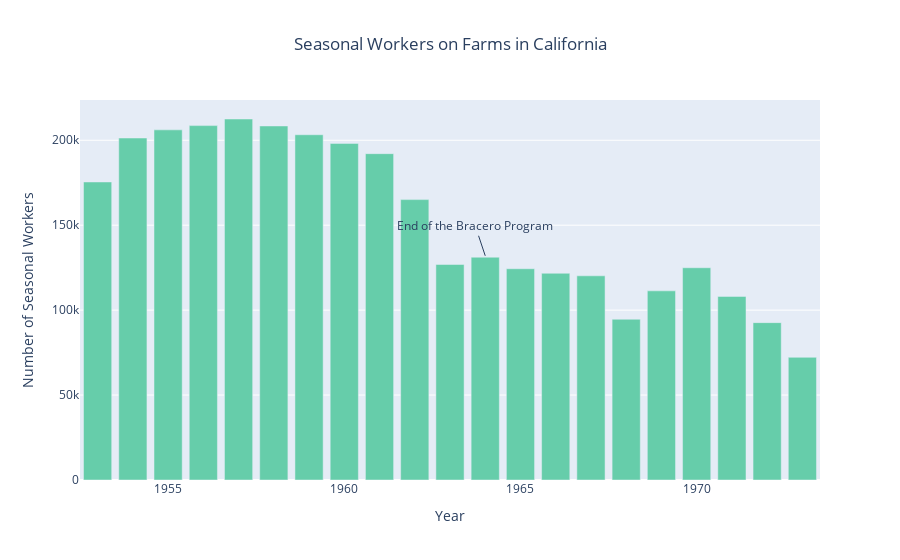
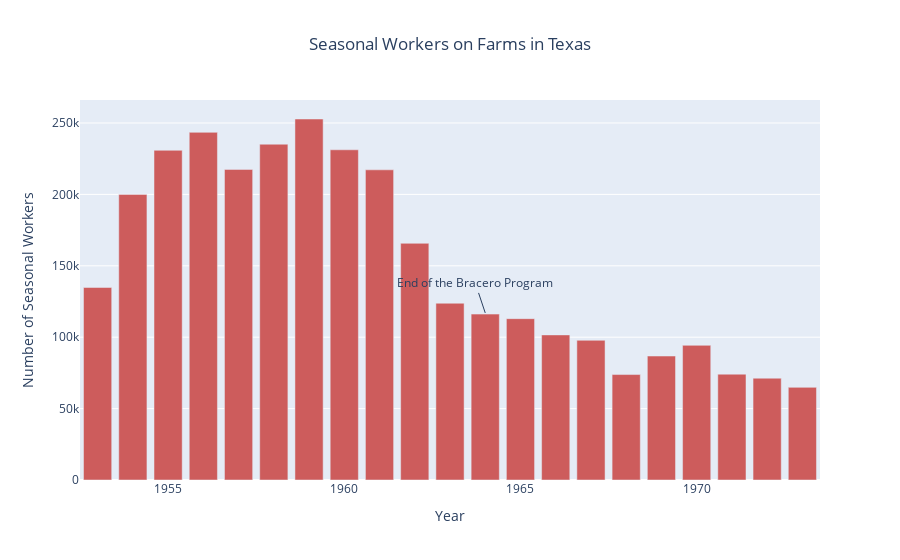
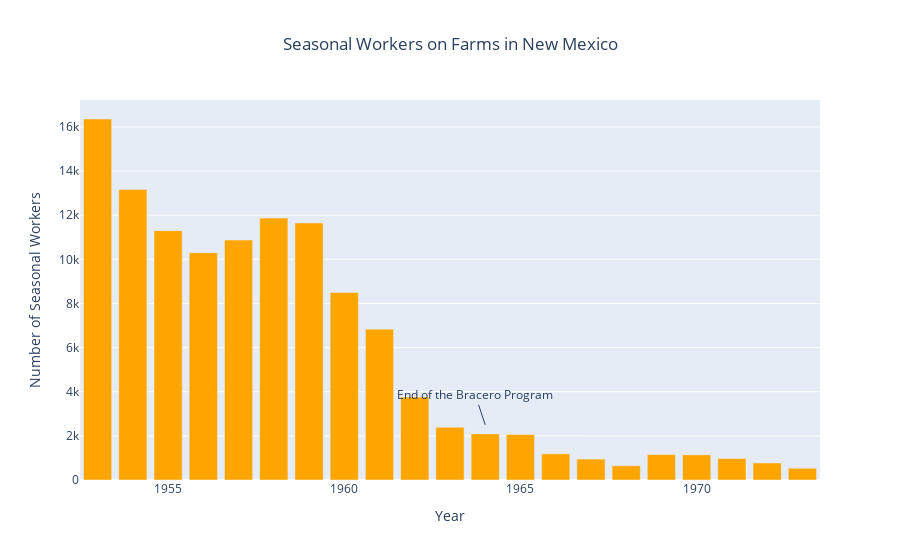

Notebook code cell kept with these figures, in order:
### Markdown cell above
Of course, not all states in the United States participated in the Bracero Program or equally relied on the labor it provided. Therefore, the drastic cut in labor supply of Bracero workers may only have impacted states highly utilizing the program, like California, Texas, or New Mexico. However, the following figures follow the same pattern of seasonal workers on farms throughout the United States: the number of seasonal workers began declining around 1960, with no unusually drastic declines occurring after the end of the Bracero Program.

### Code cell
#california
cafilter = seasonal_year['State'] == 'CA'
caseasonal = seasonal_year[cafilter]
caseasonalfig = px.bar(caseasonal, x='Year', y='TotalHiredSeasonal', title='Seasonal Workers on Farms in California', 
                     labels={'TotalHiredSeasonal': 'Number of Seasonal Workers'})
caseasonalfig.update_layout(title={'x':0.5, 'xanchor': 'center'})
caseasonalfig.add_annotation(x=1964, y=132000, text='End of the Bracero Program', showarrow=True)
caseasonalfig.update_traces(marker_color='mediumaquamarine')
caseasonalfig.show()

#texas
txfilter = seasonal_year['State'] == 'TX'
txseasonal = seasonal_year[txfilter]
txseasonalfig = px.bar(txseasonal, x='Year', y='TotalHiredSeasonal', title='Seasonal Workers on Farms in Texas', 
                     labels={'TotalHiredSeasonal': 'Number of Seasonal Workers'})
txseasonalfig.update_layout(title={'x':0.5, 'xanchor': 'center'})
txseasonalfig.add_annotation(x=1964, y=117000, text='End of the Bracero Program', showarrow=True)
txseasonalfig.update_traces(marker_color='indianred')
txseasonalfig.show()

#new mexico
nmfilter = seasonal_year['State'] == 'NM'
nmseasonal = seasonal_year[nmfilter]
nmseasonalfig = px.bar(nmseasonal, x='Year', y='TotalHiredSeasonal', title='Seasonal Workers on Farms in New Mexico', 
                     labels={'TotalHiredSeasonal': 'Number of Seasonal Workers'})
nmseasonalfig.update_layout(title={'x':0.5, 'xanchor': 'center'})
nmseasonalfig.add_annotation(x=1964, y=2500, text='End of the Bracero Program', showarrow=True)
nmseasonalfig.update_traces(marker_color='orange')
nmseasonalfig.show()

### Figure 1 — Plotly figure (JSON) as saved in the notebook; plotly's stock layout.template omitted (floating-point values rounded to 4 significant figures)
{"data": [{"alignmentgroup": "True", "hovertemplate": "Year=%{x}<br>Number of Seasonal Workers=%{y}<extra></extra>", "legendgroup": "", "marker": {"color": "mediumaquamarine", "pattern": {"shape": ""}}, "name": "", "offsetgroup": "", "orientation": "v", "showlegend": false, "textposition": "auto", "type": "bar", "x": [1953, 1954, 1955, 1956, 1957, 1958, 1959, 1960, 1961, 1962, 1963, 1964, 1965, 1966, 1967, 1968, 1969, 1970, 1971, 1972, 1973], "xaxis": "x", "y": [175450, 201300.0, 206125, 208600.0, 212500.0, 208425, 203200.0, 198200.0, 192100.0, 165100.0, 126875, 131200.0, 124400.0, 121700.0, 120203, 94630.0, 111350, 124900.0, 108100.0, 92640.0, 72220], "yaxis": "y"}], "layout": {"annotations": [{"showarrow": true, "text": "End of the Bracero Program", "x": 1964, "y": 132000}], "autosize": true, "barmode": "relative", "legend": {"tracegroupgap": 0}, "title": {"text": "Seasonal Workers on Farms in California", "x": 0.5, "xanchor": "center"}, "xaxis": {"anchor": "y", "autorange": true, "domain": [0, 1], "range": [1952.0, 1974.0], "title": {"text": "Year"}, "type": "linear"}, "yaxis": {"anchor": "x", "autorange": true, "domain": [0, 1], "range": [0, 223700.0], "title": {"text": "Number of Seasonal Workers"}, "type": "linear"}}}

### Figure 2 — Plotly figure (JSON) as saved in the notebook; plotly's stock layout.template omitted (floating-point values rounded to 4 significant figures)
{"data": [{"alignmentgroup": "True", "hovertemplate": "Year=%{x}<br>Number of Seasonal Workers=%{y}<extra></extra>", "legendgroup": "", "marker": {"color": "indianred", "pattern": {"shape": ""}}, "name": "", "offsetgroup": "", "orientation": "v", "showlegend": false, "textposition": "auto", "type": "bar", "x": [1953, 1954, 1955, 1956, 1957, 1958, 1959, 1960, 1961, 1962, 1963, 1964, 1965, 1966, 1967, 1968, 1969, 1970, 1971, 1972, 1973], "xaxis": "x", "y": [134800.0, 200000.0, 230878, 243500.0, 217500.0, 235100.0, 252800.0, 231200.0, 217200.0, 165800.0, 123800.0, 116200.0, 113000.0, 101600.0, 97840.0, 73830.0, 86810.0, 94310.0, 74120.0, 71300.0, 64880], "yaxis": "y"}], "layout": {"annotations": [{"showarrow": true, "text": "End of the Bracero Program", "x": 1964, "y": 117000}], "autosize": true, "barmode": "relative", "legend": {"tracegroupgap": 0}, "title": {"text": "Seasonal Workers on Farms in Texas", "x": 0.5, "xanchor": "center"}, "xaxis": {"anchor": "y", "autorange": true, "domain": [0, 1], "range": [1952.0, 1974.0], "title": {"text": "Year"}, "type": "linear"}, "yaxis": {"anchor": "x", "autorange": true, "domain": [0, 1], "range": [0, 266100.0], "title": {"text": "Number of Seasonal Workers"}, "type": "linear"}}}

### Figure 3 — Plotly figure (JSON) as saved in the notebook; plotly's stock layout.template omitted (floating-point values rounded to 4 significant figures)
{"data": [{"alignmentgroup": "True", "hovertemplate": "Year=%{x}<br>Number of Seasonal Workers=%{y}<extra></extra>", "legendgroup": "", "marker": {"color": "orange", "pattern": {"shape": ""}}, "name": "", "offsetgroup": "", "orientation": "v", "showlegend": false, "textposition": "auto", "type": "bar", "x": [1953, 1954, 1955, 1956, 1957, 1958, 1959, 1960, 1961, 1962, 1963, 1964, 1965, 1966, 1967, 1968, 1969, 1970, 1971, 1972, 1973], "xaxis": "x", "y": [16360.0, 13170.0, 11300.0, 10300.0, 10870.0, 11869, 11650.0, 8497.0, 6835.0, 3760.0, 2388.0, 2090.0, 2062.0, 1185.0, 948.7, 645, 1152.0, 1140, 975, 771.2, 535], "yaxis": "y"}], "layout": {"annotations": [{"showarrow": true, "text": "End of the Bracero Program", "x": 1964, "y": 2500}], "autosize": true, "barmode": "relative", "legend": {"tracegroupgap": 0}, "title": {"text": "Seasonal Workers on Farms in New Mexico", "x": 0.5, "xanchor": "center"}, "xaxis": {"anchor": "y", "autorange": true, "domain": [0, 1], "range": [1952.0, 1974.0], "title": {"text": "Year"}, "type": "linear"}, "yaxis": {"anchor": "x", "autorange": true, "domain": [0, 1], "range": [0, 17220.0], "title": {"text": "Number of Seasonal Workers"}, "type": "linear"}}}
